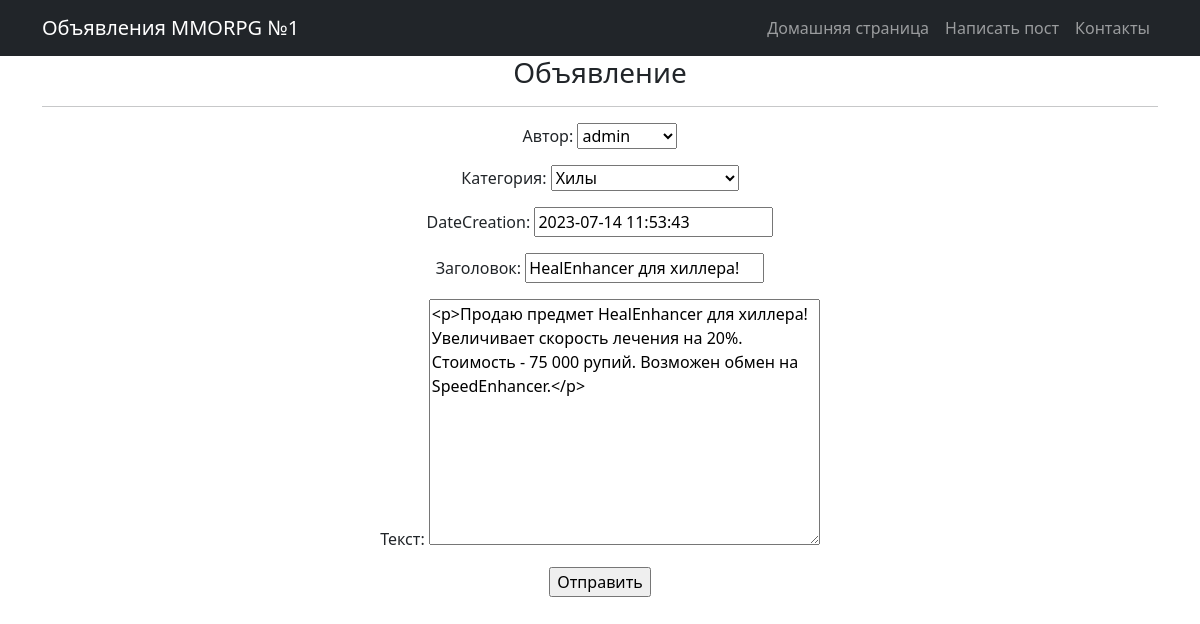
/announcements/2/update/ (signed in), run on the app's committed database.
### announcements/models.py (models this page shows, shortened)
class Announcement(models.Model):
    author = models.ForeignKey(User, on_delete=models.CASCADE, verbose_name='Автор')
    TYPE = (('tanks', 'Танки'),
            ('healers', 'Хилы'),
            ('damage_dealers', 'ДД'),
            ('dealers', 'Торговцы'),
            ('guild_masters', 'Гилдмастеры'),
            ('quest_givers', 'Квестгиверы'),
            ('blacksmiths', 'Кузнецы'),
            ('tanners', 'Кожевники'),
            ('potion_masters', 'Зельевары'),
            ('spell_masters', 'Мастера заклинаний'))
    category = models.CharField(max_length=15, choices=TYPE, default='tanks', verbose_name='Категория')
    dateCreation = models.DateTimeField(default=timezone.now)
    title = models.CharField(max_length=256, verbose_name = 'Заголовок')
    text = RichTextField(blank='True', null='True', verbose_name = 'Текст')
    class Meta:
        verbose_name = 'Объявление'
        verbose_name_plural = 'Объявления'

### announcements/views.py (the view)
# urls.py: path('<int:pk>/update/', AnnouncementUpdate.as_view(), name = 'announcement_update' ),
class AnnouncementUpdate(PermissionRequiredMixin, UpdateView):
    permission_required = ('announcements.update_announcement',)
    model = Announcement
    form_class = AnnouncementForm
    template_name = 'announcement_edit.html'
    success_url = reverse_lazy('announcement_list')

### announcements/forms.py (shortened to what this page needs)
class AnnouncementForm(forms.ModelForm):
    class Meta:
        model = Announcement
        fields = ['author', 'category', 'dateCreation', 'title', 'text']

### templates/announcement_edit.html (shortened to what this page needs)
{% extends 'flatpages/default.html' %}
{% block content %}
<h3>Объявление</h3>
<hr>
<form action="" method="post">
    {{ form.as_p }}
    <input type="submit" value="Отправить" />
</form>
{% endblock content %}

### data on the page
Announcement: author "admin", category "Хилы", dateCreation "2023-07-14 11:53:43", title "HealEnhancer для хиллера!", text "<p>Продаю предмет HealEnhancer для хиллера! Увеличивает скорость лечения на 20%. Стоимость - 75 000 рупий. Возможен обмен на SpeedEnhancer.</p>"
